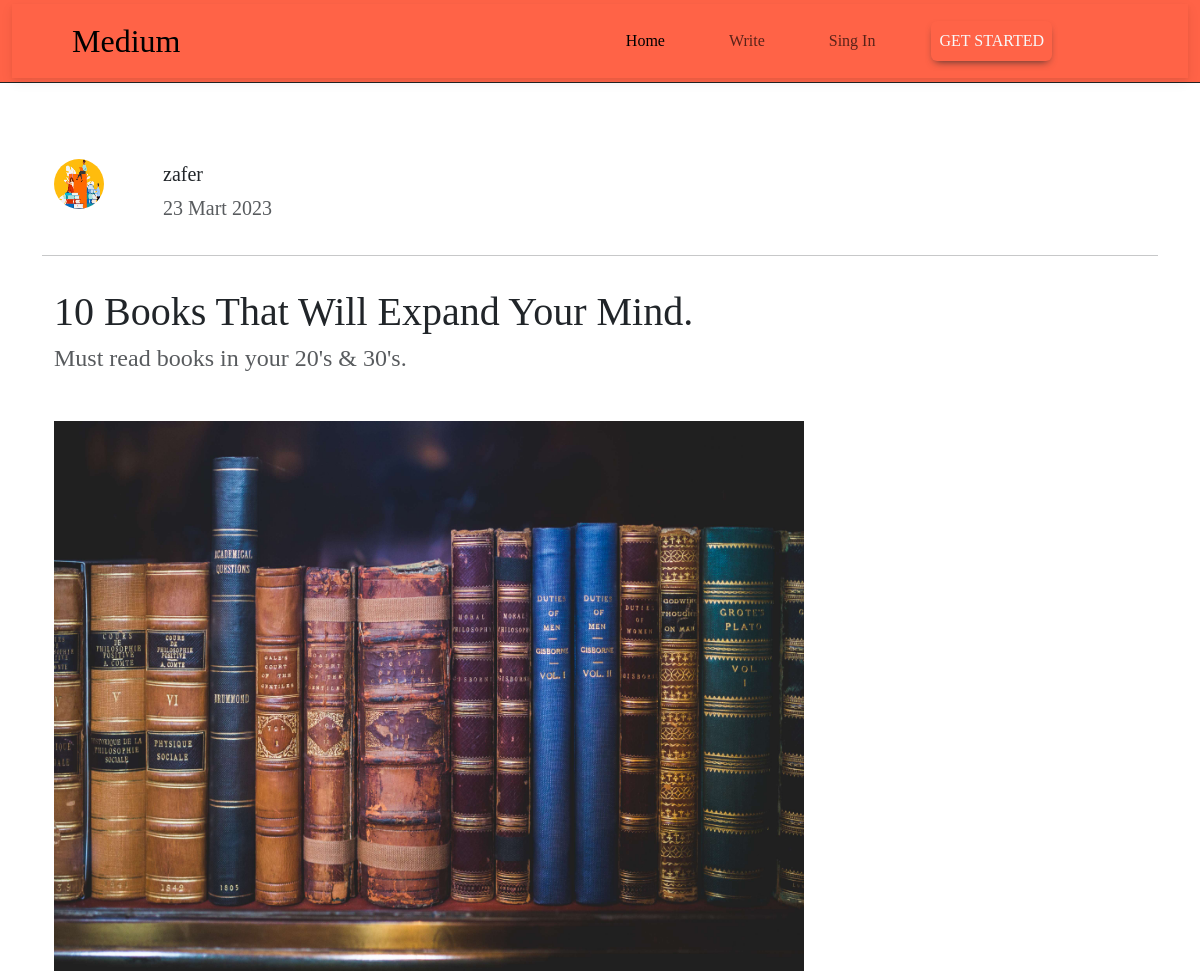
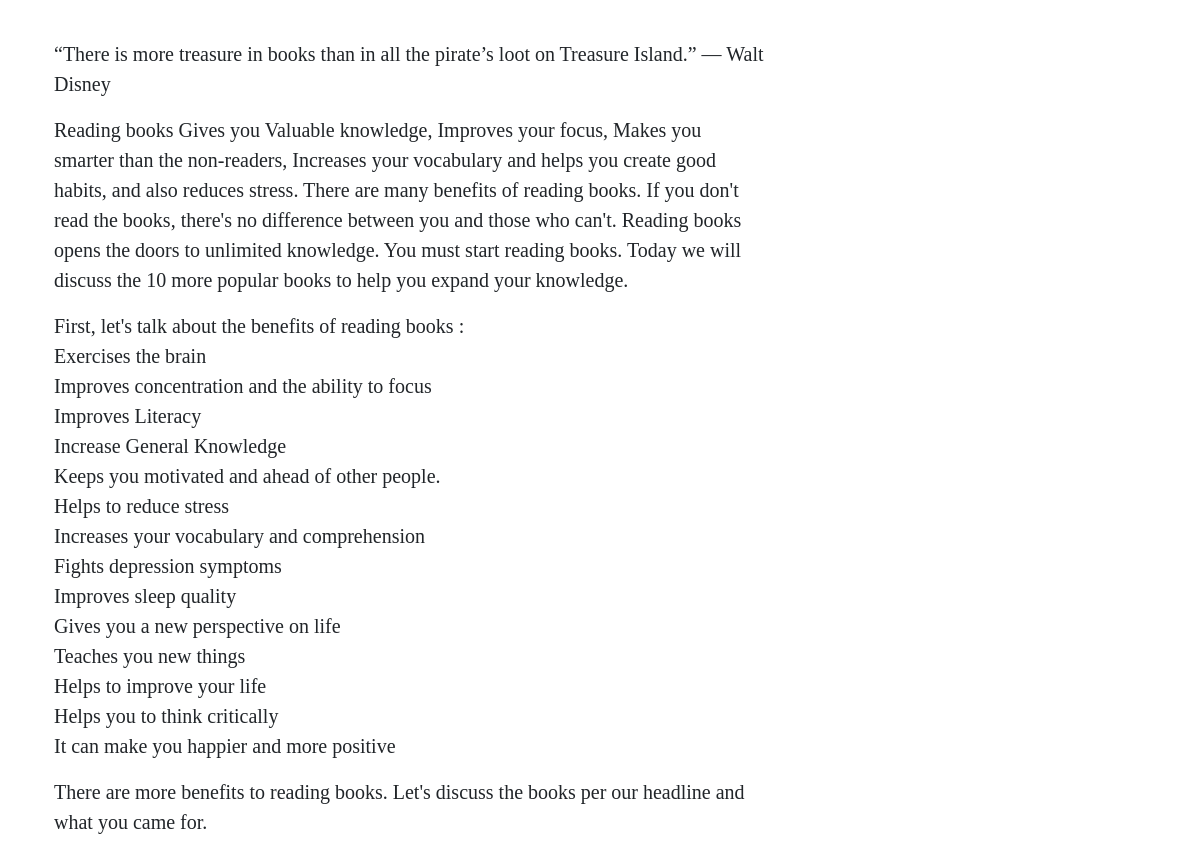
Page /detail/1/ on the committed database (2 pictures, top to bottom).
### appMy/models.py (models this page shows, shortened)
class Article(models.Model):
    user = models.ForeignKey(User, verbose_name=("Kullanıcı"), on_delete=models.CASCADE)
    category = models.ForeignKey(Category, verbose_name=("Kategori"), on_delete=models.CASCADE)
    title = models.CharField(("Makale Başlık"), max_length=100)
    subject = models.CharField(("Makale Konu"), max_length=100, null=True)
    text = models.TextField(("Makale"))
    image = models.FileField(("Makale Görsel"), upload_to="", max_length=100)
    date_now = models.DateField(("Tarih"), auto_now_add=True)
    user_img = models.FileField(("User Foto"), upload_to=None, max_length=100)
    read_time = models.SmallIntegerField(("Okuma Süresi"),default=0,null=True)

### appMy/views.py (the view)
# urls.py: path('detail/<id>/', Detail, name="Detail"),
def Detail(request,id):
    product= Article.objects.get(id=id)
    context={
        "product":product
    }
    return render(request,'detail.html',context)

### appMy/templates/detail.html
{% extends 'base.html' %}
{% load static %}
{% block body %}
<div class="container mt-4">
    <div class="row d-flex">
        <div class="col">
            <div class="container mt-5">
                <div class="row">
                    <div class="col-1 my-1">
                        <div class="userid">
                            <img class="rounded-circle" src="{{ product.user_img.url }}" height="50px" width="50px" alt="">
                        </div>
                    </div>
                    <div class="col-9">
                        <p class="my-1 ms-3"><a class="text-dark" href="#">{{ product.user }}</a></p>
                        <p class="opacity-75 ms-3" id="detailp">{{ product.date_now }}</p>
                    </div>
                </div>
            </div>
            <hr>
            <div class="row">
              <div class="col-sm-8">
                <div class="container mt-3 justify-content-center">
                    <div class="row">
                      <div class="col">
                        <h1>{{ product.title }}</h1>
                        <h4 class="mt-1 opacity-75">{{ product.subject }}</h5>
                        <div class="col mt-5">
                          <img src="{{ product.image.url }}" height="550px" width="750px" alt="">
                        </div>
                        <div class="align-content-center mt-4">
                          <p>
                            {{ product.text|linebreaks }}
                          </p>
                        </div>
                      </div>
                    </div>
                </div>
              </div>
              <div class="col-sm-4">
              </div>
            </div>
        </div>
    </div>
</div>
{% endblock body %}

### appMy/static/css/style.css (style rules this page uses)
body { font-family: 'PT Serif', serif; }
a { text-decoration: none; }
p { font-family: 'PT Serif', serif; font-size: 20px; }

### rows in the picture
Article: user_img (picture), user "zafer", date_now "23 Mart 2023", title "10 Books That Will Expand Your Mind.", subject "Must read books in your 20's & 30's.", image (picture), text "“There is more treasure in books than in all the pirate’s loot on Treasure Island.” — Walt Disney Reading books Gives you Valuable knowledge, Improves your focus, Makes you smarter than the non-readers, Increases your vocabulary and helps you create good habits, and also reduces stress. There are many benefits of reading books. If you don't read the books, there's no difference between you and those who can't. Reading books opens the doors to unlimited knowledge. You must start reading books. Today we will discuss the 10 more popular books to help you expand your knowledge. First, let's talk about the benefits of reading books : Exercises the brain Improves concentration and the ability to…"
